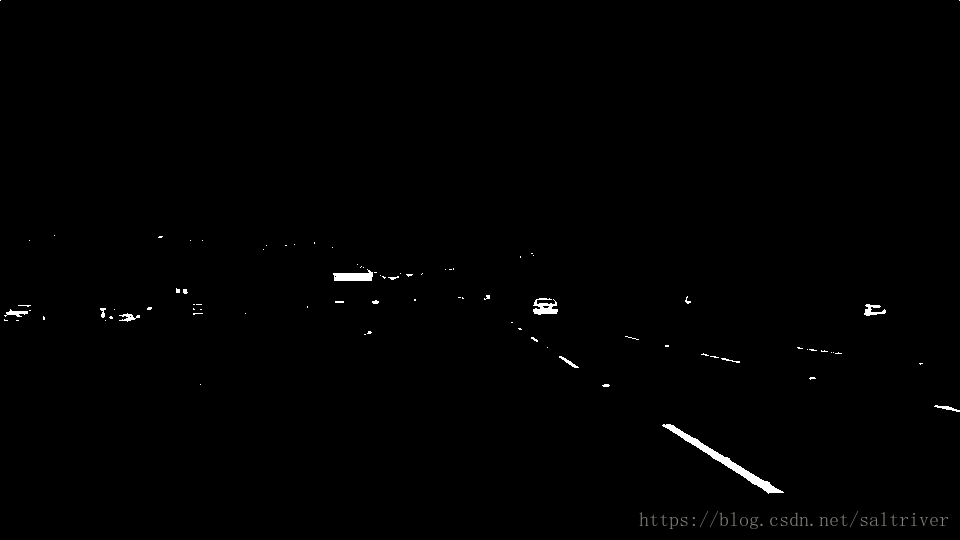
#> input picture Image_ROI/white.png, 960 x 540 px
$ python Image_ROI.py
#> lines starting #> are read from the running program, lines starting #| are printed output that depends on the picture; after the words box and inside, x2 and y2 are one past the last pixel; in counts of white or black regions, pixels touching at a corner belong together
# [4 lines of commented-out code are left out]

import cv2
import numpy as np
white = cv2.imread("white.png")
#> white is the input picture: shape (540, 960, 3); mean B, G, R 1.4, 1.4, 1.4
yellow = cv2.imread("yellow.png")
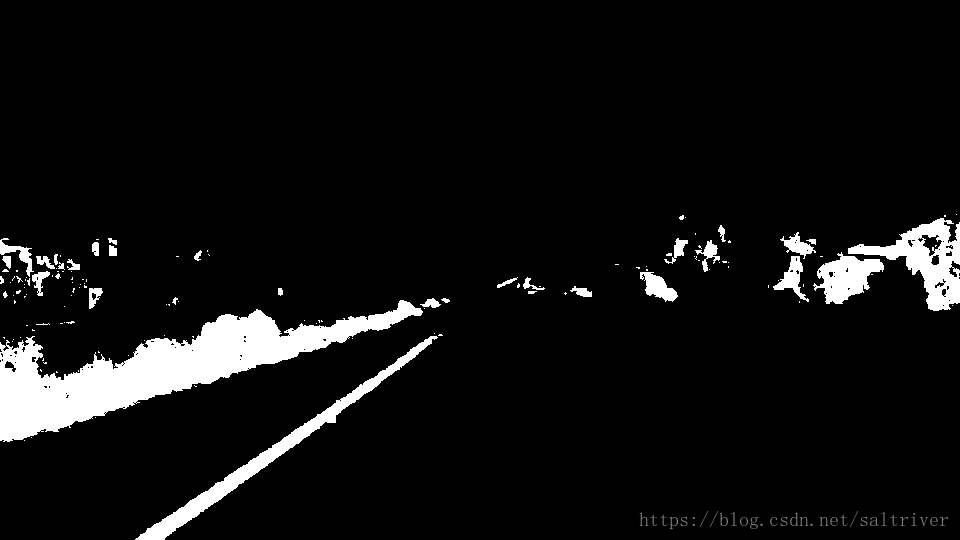
#> input picture Image_ROI/yellow.png, 960 x 540 px
#> yellow is the input picture: shape (540, 960, 3); mean B, G, R 16.7, 16.7, 16.7
mixed = cv2.bitwise_or(white, yellow)
# cv2.imshow("mixed", mixed)

# 获取原始图像的行和列
row, col = mixed.shape[:2]
#> row = 540; col = 960
# 定义多边形的顶点
bottom_left = [col * 0.05, row]
#> bottom_left = [48, 540]
top_left = [col * 0.45, row * 0.6]
#> top_left = [432, 324]
top_right = [col * 0.55, row * 0.6]
#> top_right = [528, 324]
bottom_right = [col * 0.95, row]
#> bottom_right = [912, 540]
# 使用顶点定义多边形
vertices = np.array([bottom_left, top_left, top_right, bottom_right], dtype=np.int32)

roi_mask = np.zeros((row, col), dtype=np.uint8)
cv2.fillPoly(roi_mask, [vertices], 255)
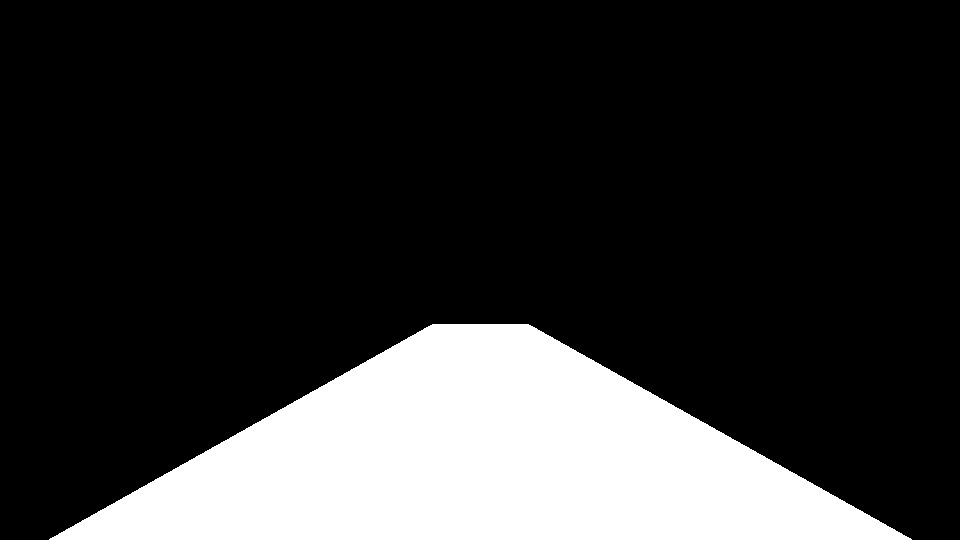
#> roi_mask: shape (540, 960); 20% white; 1 white region, box (x1, y1, x2, y2) and area: (49, 324, 912, 540) 103848
# cv2.imshow("roi_mask", roi_mask)

roi = cv2.bitwise_and(mixed, mixed, mask=roi_mask)
cv2.imwrite("final_roi.png", roi)
cv2.waitKey()
